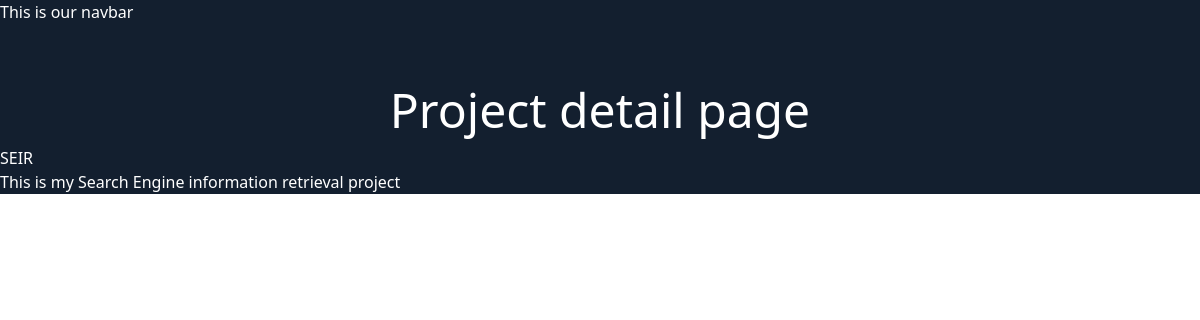
The page /project1/9/ on the database its author committed.
### project1/models.py (models this page shows, shortened)
class projectVariety(models.Model):
    PROJECT_TYPE_CHOICE = [
        ('ML','MACHINE LEARNING'),
        ('AI', 'ARTIFICIAL INTELLIGENCE'),
        ( 'WD','WEB DEVELOPMENT'),
        ('SEIR','SEARCH ENGINE INFO RETRIEVAL')
    ]
    name=models.CharField(max_length=100)
    image= models.ImageField(upload_to= 'projects/')
    date_added= models.DateTimeField(default= timezone.now)
    type= models.CharField(max_length=4, choices= PROJECT_TYPE_CHOICE)
    description = models.TextField(default='')

### project1/views.py (the view)
# urls.py: path('<int:project_id>/', views.project_detail, name='project_detail'),
def project_detail(request,project_id):
    project= get_object_or_404(projectVariety,pk= project_id)
    return render(request,'project1/project_detail.html',{'project':project})

### project1/templates/project1/project_detail.html (shortened to what this page needs)
{% extends "layout.html" %}
{% block content %}
<h1>Project detail page </h1>
<h3>
    {{project.name}}
</h3>
<p>{{project.description}}</p>
{% endblock  %}

### static/style.css (style rules this page uses)
h1 { text-align: center; margin-top: 50px; font-size: 3rem; color: white; }
body { background-color: rgb(19, 31, 47); color: white; margin: 0; padding: 0; }

### rows shown on the page
projectVariety: name "SEIR", description "This is my Search Engine information retrieval project"
